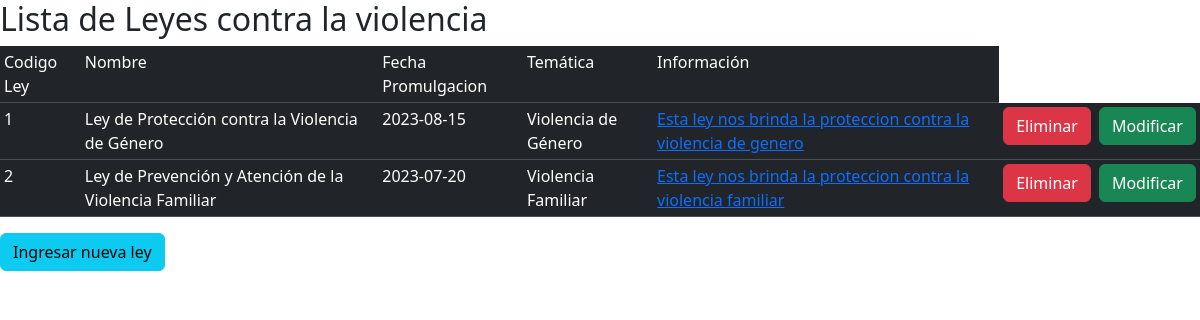
Screenshot of /controlador/leyLista.php with the database file from the repository.
### tables this page shows
CREATE TABLE `ley_normativa` (
  `codLey` int(11) NOT NULL,
  `nombre` varchar(100) DEFAULT NULL,
  `fecha_promulgacion` date DEFAULT NULL,
  `tematica` varchar(300) DEFAULT NULL,
  `informacion` varchar(300) DEFAULT NULL,
  `ci` int(11) DEFAULT NULL
);

### controlador/leyLista.php (called while the page is built)
<?php
    include("../modelo/Ley_NormativaClase.php");
    $car=new Ley_Normativa("","","","","");
    $res=$car->lista();
    include("../vista/LeyLista.php");
?>

### modelo/Ley_NormativaClase.php (called while the page is built, shortened)
<?php
class Ley_Normativa{
    private $codLey;
    public function lista(){
        $db=new Conexion();
        $sql=$db->query("SELECT * FROM ley_normativa");
        return ($sql);
    }public function lista_especifica(){
        include("conexion.php");
        $db=new Conexion();
        $sql=$db->query("SELECT * FROM ley_normativa where codLey=$this->codLey");
        return ($sql);
    }
    public function setcodLey($codLey){
        $this->codLey=$codLey;
    }
}
?>

### vista/LeyLista.php (the view, shortened to what this page needs)
<!DOCTYPE html>
<html>
<head>
    <link href="https://cdn.jsdelivr.net/npm/bootstrap@5.3.1/dist/css/bootstrap.min.css" rel="stylesheet">
</head>
<body>
    <h2>Lista de Leyes contra la violencia</h2>
    <table  class="table table-dark table-sm">
        <tr>
            <td>Codigo Ley</td>
            <td>Nombre</td>
            <td>Fecha Promulgacion</td>
            <td>Temática</td>
            <td>Información</td>
        </tr>
        <?php
            while($reg=mysqli_fetch_array($res)){
                echo "<tr>";
                echo "<td>".$reg['codLey']."</td>";
                echo "<td>".$reg['nombre']."</td>";
                echo "<td>".$reg['fecha_promulgacion']."</td>";
                echo "<td>".$reg['tematica']."</td>";
                echo '<td><a href="' . $reg['informacion'] . '">' . $reg['informacion'] . '</a></td>';
                echo "<td><a href='../controlador/leyElimina.php?cod=".$reg['codLey']."' btn='btn-danger' class='btn btn-danger'>Eliminar</a></td>";
                echo "<td><a href='../controlador/leyModifica.php?cod=".$reg['codLey']."'  class='btn btn-success'>Modificar</a></td>";
                echo "</tr>";
            }
        ?>
    </table>
    <button type="button" class="btn btn-info" onclick="window.location.href='../controlador/leyRegistro.php'">Ingresar nueva ley</button>
</body>
</html>

### rows the page displays
ley_normativa: codLey "1", nombre "Ley de Protección contra la Violencia de Género", fecha_promulgacion "2023-08-15", tematica "Violencia de Género", informacion "Esta ley nos brinda la proteccion contra la violencia de genero"
ley_normativa: codLey "2", nombre "Ley de Prevención y Atención de la Violencia Familiar", fecha_promulgacion "2023-07-20", tematica "Violencia Familiar", informacion "Esta ley nos brinda la proteccion contra la violencia familiar"
